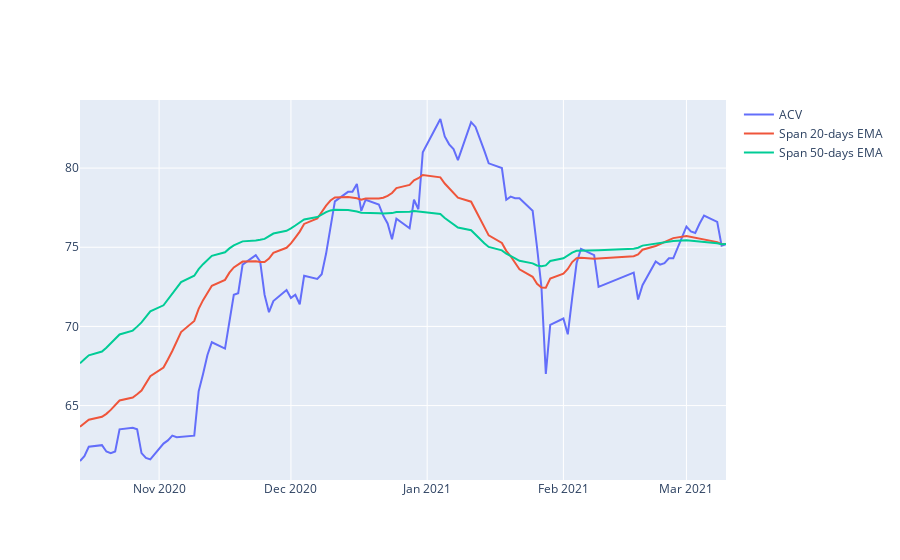

The code cell stored with this chart in its notebook:
### Code cell
#plot linechart for HPG price
short_rolling = df['<Close>'].rolling(window=20).mean()

ema_long = df['<Close>'].ewm(span=50, adjust=False).mean()
ema_short = df['<Close>'].ewm(span=20, adjust=False).mean()
line_price = df['<Close>']
fig = go.Figure()
#px.line(df_hpg, x='datetime', y='<Close>', labels={'x':'Date', 'y':'Price'})

fig.add_trace(go.Scatter(x=df.datetime, y=line_price, 
                        mode='lines', name='ACV'))

fig.add_trace(go.Scatter(x=df.datetime, y=ema_short, 
                        mode='lines', name='Span 20-days EMA'))

fig.add_trace(go.Scatter(x=df.datetime, y=ema_long, 
                        mode='lines', name='Span 50-days EMA'))
